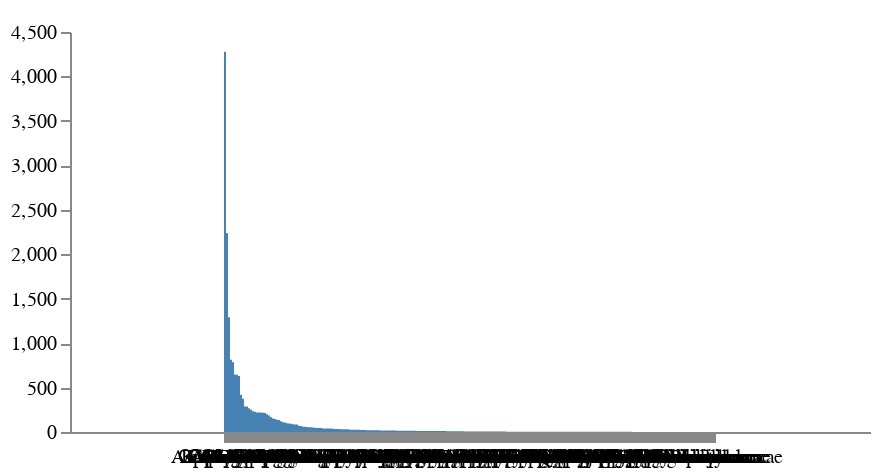

This figure's Vega-Lite source:
### Vega specification from a JSON file in a GitHub repository (floating-point values rounded to 4 significant figures; data arrays with more than 128 entries replaced by an {"elided": "..."} marker saying what was removed)
{"$schema": "https://vega.github.io/schema/vega/v5.json", "description": "Bar chart of species counts by Family", "width": 400, "height": 200, "padding": 5, "data": [{"name": "table", "values": {"elided": "246 records"}}], "scales": [{"name": "xscale", "type": "band", "domain": {"data": "table", "field": "Family"}, "range": "width", "padding": 0.05, "round": true}, {"name": "yscale", "domain": {"data": "table", "field": "Count"}, "nice": true, "range": "height"}], "axes": [{"orient": "bottom", "scale": "xscale"}, {"orient": "left", "scale": "yscale"}], "marks": [{"type": "rect", "from": {"data": "table"}, "encode": {"enter": {"x": {"scale": "xscale", "field": "Family"}, "width": {"scale": "xscale", "band": 1}, "y": {"scale": "yscale", "field": "Count"}, "y2": {"scale": "yscale", "value": 0}}, "update": {"fill": {"value": "#4682b4"}}, "hover": {"fillOpacity": {"value": 0.7}}}}, {"type": "text", "encode": {"enter": {"align": {"value": "center"}, "baseline": {"value": "bottom"}, "fill": {"value": "#333"}}, "update": {"x": {"scale": "xscale", "field": "Family", "band": 0.5}, "y": {"scale": "yscale", "field": "Count", "offset": -2}, "text": {"field": "Count"}, "fillOpacity": [{"test": "datum.Count > 0", "value": 1}, {"value": 0}]}}}]}
